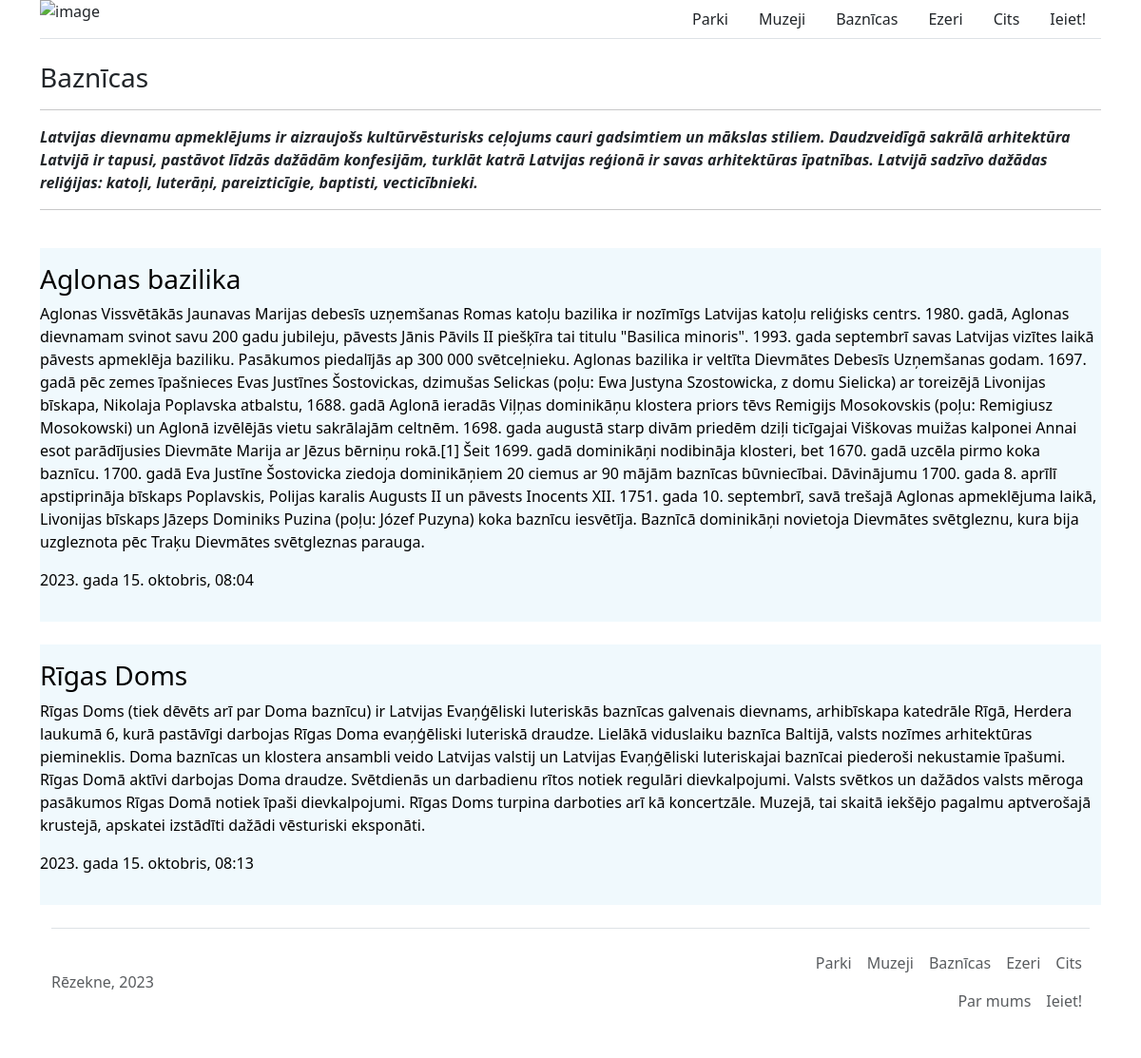
The page /churches/ on the database its author committed.
### main/models.py (models this page shows, shortened)
class Category(models.Model):
   title = models.CharField(max_length=60)
   description = models.TextField(blank=True, null=True)
   class Meta:
        verbose_name_plural = "Categories"

class Article(models.Model):
    title = models.CharField(max_length=60)
    text = HTMLField()
    category = models.ForeignKey(Category, on_delete=models.CASCADE, blank=True, null=True)
    author = models.ForeignKey(User, on_delete=models.CASCADE, blank=True, null=True)
    pub_date = models.DateTimeField(auto_now_add=True, blank=True, null=True)

### main/views.py (the view)
# urls.py: path("churches/", views.churches_category, name="churches"),
def churches_category(request):
    category = Category.objects.get(title='Baznīcas')
    articles = Article.objects.filter(category = category)
    return render(request, "churches.html", {"category": category, "articles": articles})

### main/template/churches.html (shortened to what this page needs)
{% extends 'base.html' %}
{% block content %}
    <h3>{{ category.title }}</h3>
    <hr>
    <p style="font-weight: bold; font-style: italic;">{{category.description}}</p>
    <hr><br>
    {% for article in articles %}
    <div class="article-item py-3 mb-4" style="background-color: rgb(240, 249, 253);">
     <a href="{% url 'article' article.id %}" class="article-link">
         <h3>{{ article.title }}</h3>
         <p>{{article.text}}</p>
         <p>{{ article.pub_date }}</p>
     </a>
    </div>
     {% endfor %}
{% endblock content %}

### static/CSS/base.css (style rules this page uses)
body { margin: 0px; padding: 0px; }
.article-link { text-decoration: none; color: black; }

### rows shown on the page
Category: title "Baznīcas", description "Latvijas dievnamu apmeklējums ir aizraujošs kultūrvēsturisks ceļojums cauri gadsimtiem un mākslas stiliem. Daudzveidīgā sakrālā arhitektūra Latvijā ir tapusi, pastāvot līdzās dažādām konfesijām, turklāt katrā Latvijas reģionā ir savas arhitektūras īpatnības. Latvijā sadzīvo dažādas reliģijas: katoļi, luterāņi, pareizticīgie, baptisti, vecticībnieki."
Article: title "Aglonas bazilika", text "Aglonas Vissvētākās Jaunavas Marijas debesīs uzņemšanas Romas katoļu bazilika ir nozīmīgs Latvijas katoļu reliģisks centrs. 1980. gadā, Aglonas dievnamam svinot savu 200 gadu jubileju, pāvests Jānis Pāvils II piešķīra tai titulu \"Basilica minoris\". 1993. gada septembrī savas Latvijas vizītes laikā pāvests apmeklēja baziliku. Pasākumos piedalījās ap 300 000 svētceļnieku. Aglonas bazilika ir veltīta Dievmātes Debesīs Uzņemšanas godam. 1697. gadā pēc zemes īpašnieces Evas Justīnes Šostovickas, dzimušas Selickas (poļu: Ewa Justyna Szostowicka, z domu Sielicka) ar toreizējā Livonijas bīskapa, Nikolaja Poplavska atbalstu, 1688. gadā Aglonā ieradās Viļņas dominikāņu klostera priors tēvs Remigijs…", pub_date "2023. gada 15. oktobris, 08:04"
Article: title "Rīgas Doms", text "Rīgas Doms (tiek dēvēts arī par Doma baznīcu) ir Latvijas Evaņģēliski luteriskās baznīcas galvenais dievnams, arhibīskapa katedrāle Rīgā, Herdera laukumā 6, kurā pastāvīgi darbojas Rīgas Doma evaņģēliski luteriskā draudze. Lielākā viduslaiku baznīca Baltijā, valsts nozīmes arhitektūras piemineklis. Doma baznīcas un klostera ansambli veido Latvijas valstij un Latvijas Evaņģēliski luteriskajai baznīcai piederoši nekustamie īpašumi. Rīgas Domā aktīvi darbojas Doma draudze. Svētdienās un darbadienu rītos notiek regulāri dievkalpojumi. Valsts svētkos un dažādos valsts mēroga pasākumos Rīgas Domā notiek īpaši dievkalpojumi. Rīgas Doms turpina darboties arī kā koncertzāle. Muzejā, tai skaitā…", pub_date "2023. gada 15. oktobris, 08:13"
